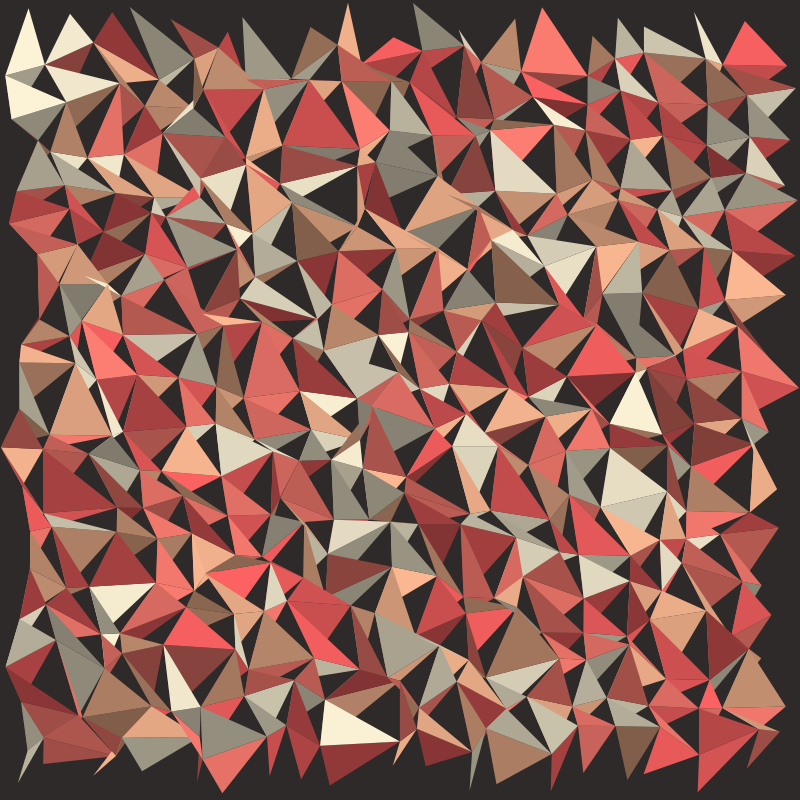
Frame 1 (no input)
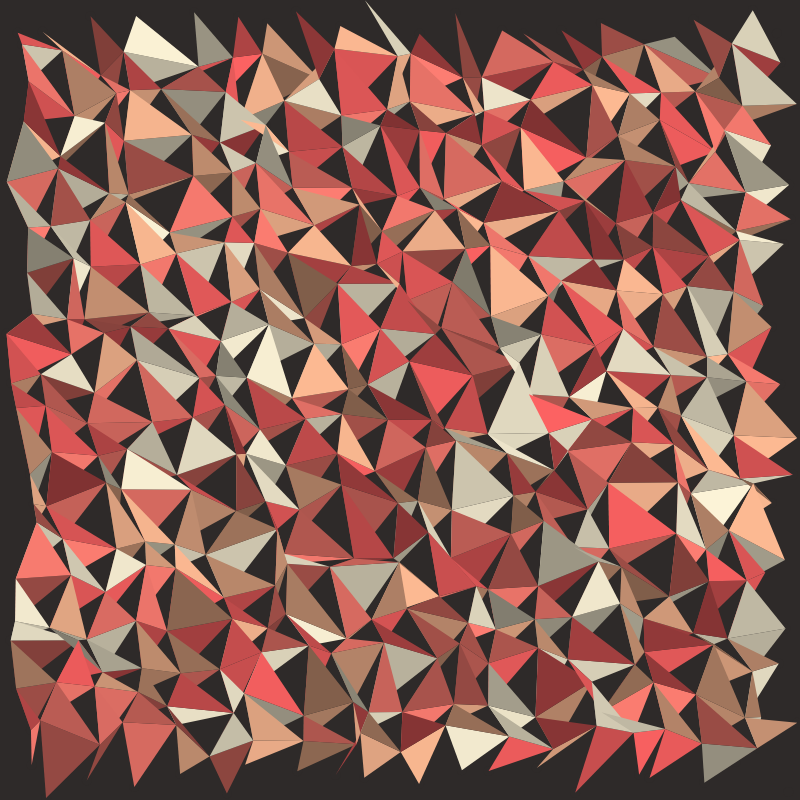
Frame 2 (the mouse pressed at the canvas centre, redrawn once)

The p5.js sketch that drew these frames (run headless with seeded random() and noise() and a simulated clock; the mouse was pressed at the canvas centre and the sketch redrawn once):

// p5.js sketch
// ── sketch.js
function setup() {
  var canvas = createCanvas(800, 800)
  colorMode(HSB)
  noLoop()
  noStroke()
}

function draw() {
  background(197, 31, 65)

  // Setup a grid so i can figure out the uppper and lower bounds
  // of where the points should go
  var columns = 20
  var rows = 20

  var columnWidth = 800 / columns
  var columnHeight = 800 / rows

  // Show the grid
  fill(18, 11, 18)
  //stroke( 90, 90, 90 )
  //rect( 0, 0, columnWidth, columnHeight )

  var allCoordinates = [];
  // Create a row
  for (i = 0; i < rows; i++) {
    // Create a column
    for (j = 0; j < columns; j++) {
      rect(j * columnWidth, i * columnHeight, columnWidth, columnHeight)
      //create my point
      var pointPositionX = random(j * columnWidth + columnWidth, j * columnWidth)
      var pointPositionY = random(i * columnHeight + columnHeight, i * columnHeight)

      allCoordinates.push([pointPositionX, pointPositionY])
      circle(pointPositionX, pointPositionY, 10)
    }
  }
  var whichRow = 1
  var l = 1
  while (l < allCoordinates.length) {

    //firstTriangle
    if (whichRow == 1 || whichRow == rows) {
      //don't do anything on the first and last row (thse need just one triangle)
    }
    else {
      if ((l + 1) % rows == 0 || l == 0) {
        console.log("it's the last item, do nothing")
      }
      else {
        //Triangle 1
        var colorChoices = [
          [45, 15, 75],
          [22, 42, 95],
          [5, 55, 75],
          [0, 61, 95]
        ]

        var randomColorChoice = Math.floor(random(0, 4))
        fill(colorChoices[randomColorChoice][0], colorChoices[randomColorChoice][1], Math.floor(random(50, 100)))
        //stroke( 200, 90, 90 )

        var currentPoint = l
        var nextPoint = l + 1
        var bottomPoint = l + rows
        var firstPointX = allCoordinates[currentPoint][0]
        var firstPointY = allCoordinates[currentPoint][1]
        var secondPointX = allCoordinates[nextPoint][0]
        var secondPointY = allCoordinates[nextPoint][1]
        var thirdPointX = allCoordinates[bottomPoint][0]
        var thirdPointY = allCoordinates[bottomPoint][1]
        triangle(firstPointX, firstPointY, secondPointX, secondPointY, thirdPointX, thirdPointY)

        //Triangle 2
        randomColorChoice = Math.floor(random(0, 4))
        fill(colorChoices[randomColorChoice][0], colorChoices[randomColorChoice][1], Math.floor(random(50, 100)))
        //stroke( 200, 90, 90 )

        var currentPoint = l
        var nextPoint = l - rows
        var bottomPoint = l + 1
        var firstPointX = allCoordinates[currentPoint][0]
        var firstPointY = allCoordinates[currentPoint][1]
        var secondPointX = allCoordinates[nextPoint][0]
        var secondPointY = allCoordinates[nextPoint][1]
        var thirdPointX = allCoordinates[bottomPoint][0]
        var thirdPointY = allCoordinates[bottomPoint][1]
        triangle(firstPointX, firstPointY, secondPointX, secondPointY, thirdPointX, thirdPointY)
      }
    }
    l++
    if (l % rows == 0) { whichRow++ }
  }
}
